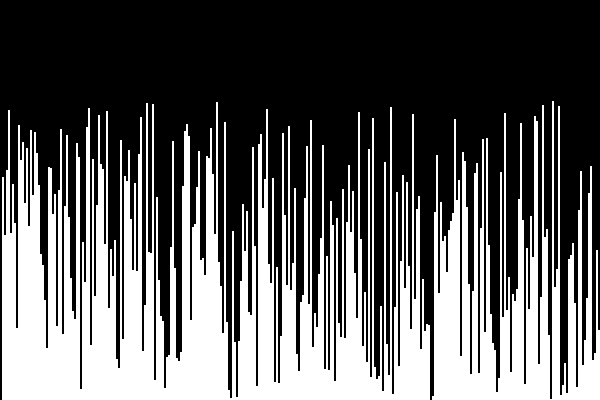
Frame 1 (no input)
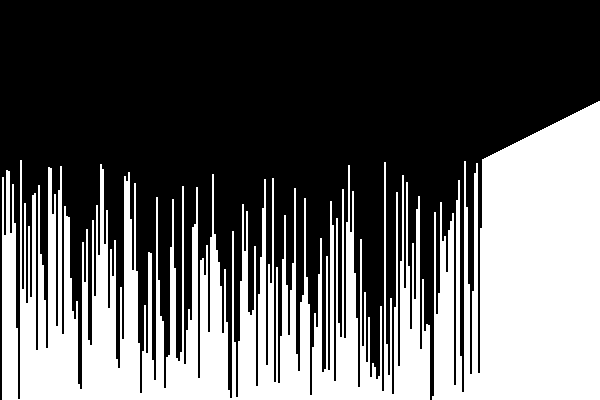
Frame 60 (the mouse pressed at the canvas centre just before this capture)
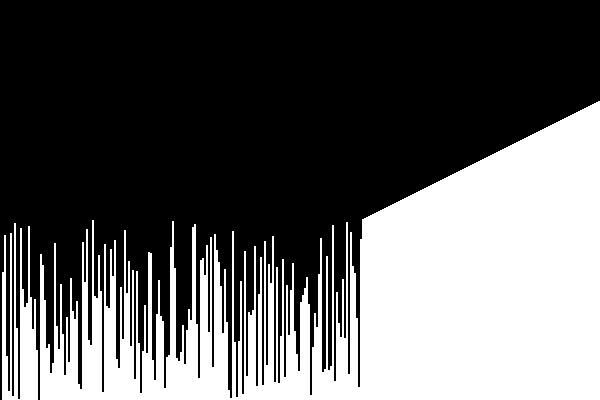
Frame 120 (the mouse held since frame 60 and released just before this capture)

The Processing sketch that drew these frames (run headless with seeded random() and noise(); from frame 60 on, the mouse is pressed at the canvas centre):

// Processing sketch: SelectionSort
// ── SelectionSort.pde
int[] items;
int scl;
int current;
boolean done = false;

void setup(){
  size(600, 400);
  items = new int[300];
  scl = width / items.length;
  for(int i = 1; i < items.length; i++){
    items[i] = items.length - i;
  }
  shuffle(items);
  current = items.length - 1;
  frameRate(60);
}

void draw(){
  noStroke();
  int max = current;
  background(0);
  for(int i = 1; i < items.length; i++){
    rect((i) * scl, height - items[i], scl, items[i]);
  }
  for(int i = 0; i < current; i++){
    if(items[i] > items[max]){
      max = i;
    }
  }
  swap(items, current, max);
  if(current > 1){
    current = current - 1;
  }else{
    done = true;
    fill(0, 255, 0);
  }

}

void swap(int[] array, int a, int b){
  int temp = array[a];
  array[a] = array[b];
  array[b] = temp;
}

void shuffle(int[] array){
  for(int i = 0; i < array.length; i++){
    swap(array, i, floor(random(array.length - 1)));
  }
}
